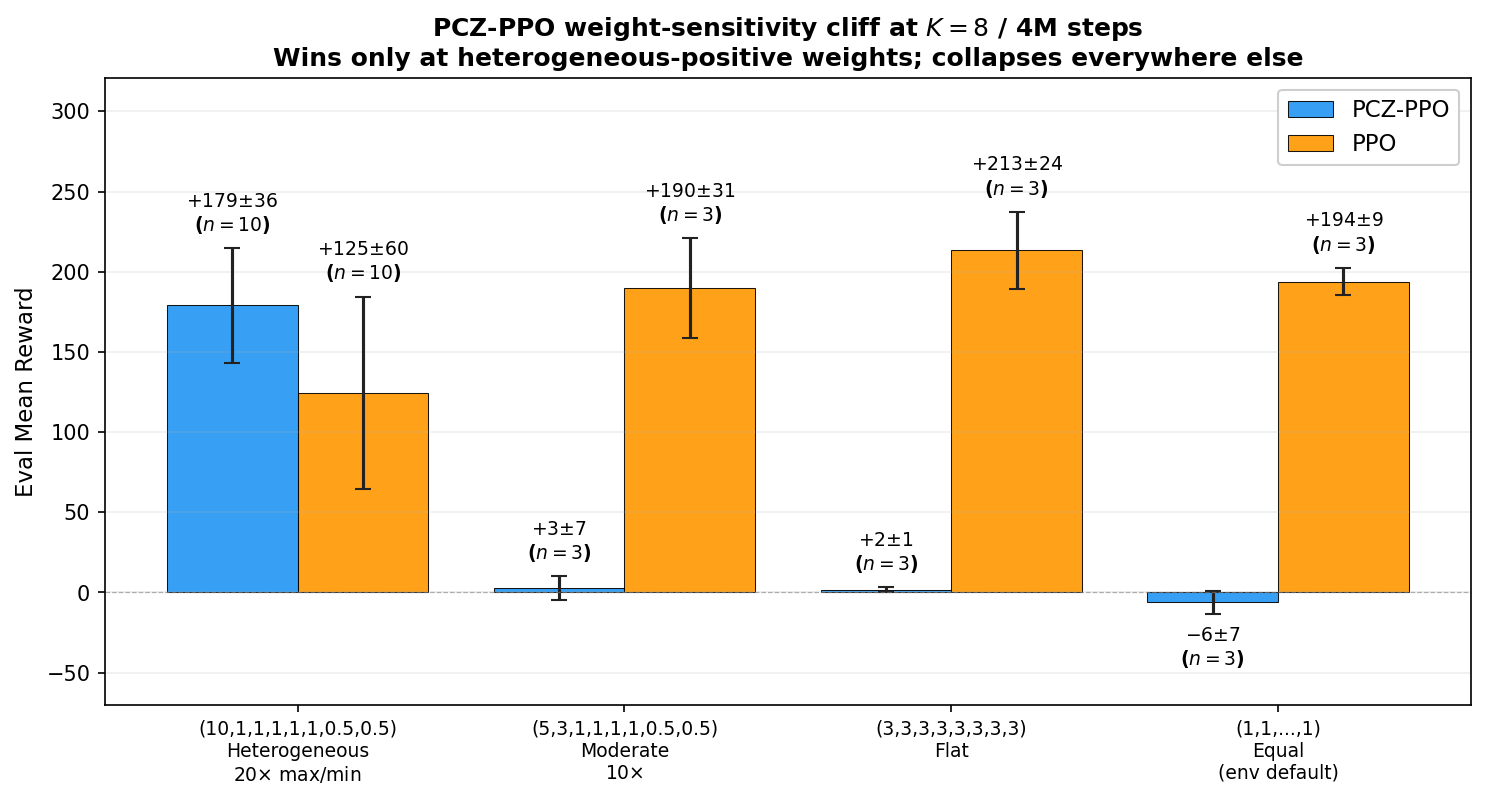

The Python source for this figure:
"""Generate weight-sensitivity bar chart: K=8 / 4M cliff.

Single panel, LunarLander-K8 at 4M steps with cosine entropy schedule 0.1->0.01.
Four heterogeneity tiers ordered max-heterogeneous (left) to equal (right).

The visual story: PCZ-PPO wins at the most heterogeneous tier and *collapses to
near-zero* at every other tier — a cliff, not a slope.  Compare with PPO which
stays in the +125 to +214 range across all tiers.

The K=4 weight sensitivity (already in Table~\\ref{tab:weight_sensitivity})
shows a gentler version of the same pattern; we keep the K=8 panel here because
the cliff at long-horizon high-K is what the data actually shouts.

Reads results.csv via fig_data.

Usage:
    cd /workspace && uv run python artifacts/pcz-ppo/paper/fig_weight_sensitivity.py
"""

from __future__ import annotations

import argparse
import sys
from pathlib import Path

import matplotlib

matplotlib.use("Agg")
import matplotlib.pyplot as plt
import numpy as np

sys.path.insert(0, str(Path(__file__).parent))
from fig_data import load_results, query

INPUTS = ["../data/results.csv"]
OUTPUTS = ["fig_weight_sensitivity.pdf", "fig_weight_sensitivity.png"]

# K=8 weight tiers (LunarLander-K8 4M, cosine entropy)
TIERS = [
    {
        "label": "(10,1,1,1,1,1,0.5,0.5)",
        "tier": "Heterogeneous\n20$\\times$ max/min",
        "weights": "10.00,1.00,1.00,1.00,1.00,1.00,0.50,0.50",
        "exact": False,
    },
    {
        "label": "(5,3,1,1,1,1,0.5,0.5)",
        "tier": "Moderate\n10$\\times$",
        "weights": "5.00,3.00,1.00,1.00,1.00,1.00,0.50,0.50",
        "exact": False,
    },
    {
        "label": "(3,3,3,3,3,3,3,3)",
        "tier": "Flat",
        "weights": "3.00,3.00,3.00,3.00,3.00,3.00,3.00,3.00",
        "exact": False,
    },
    {"label": "(1,1,...,1)", "tier": "Equal\n(env default)", "weights": "", "exact": True},
]

PCZ_COLOR = "#2196F3"
PPO_COLOR = "#FF9800"


def _grab(rows, algo, weights, exact):
    if exact:
        matching = [
            r
            for r in rows
            if r["algorithm"] == algo
            and r["env"] == "lunarlander-k8"
            and r["total_timesteps"] == "4000000"
            and r.get("component_weights", "") == weights
            and r.get("ent_coef_schedule", "") == "0.1:0.01"
            and r.get("eval_mean")
        ]
        matching.sort(key=lambda r: r.get("date", ""))
        by_seed: dict = {}
        for r in matching:
            by_seed[r["seed"]] = r
        vals = [float(r["eval_mean"]) for r in by_seed.values()]
    else:
        q = query(
            rows,
            algorithm=algo,
            env="lunarlander-k8",
            total_timesteps=4_000_000,
            weights=weights,
            ent_coef_schedule="0.1:0.01",
        )
        vals = [float(r["eval_mean"]) for r in q["runs"]] if q["seeds"] > 0 else []
    if not vals:
        return 0.0, 0.0, 0
    arr = np.asarray(vals, dtype=float)
    ddof = 1 if len(arr) > 1 else 0
    return float(arr.mean()), float(arr.std(ddof=ddof)), len(arr)


def main():
    parser = argparse.ArgumentParser()
    parser.add_argument("--output", default=str(Path(__file__).parent / "fig_weight_sensitivity.pdf"))
    args = parser.parse_args()

    rows = load_results()

    pcz_means, pcz_stds, pcz_n = [], [], []
    ppo_means, ppo_stds, ppo_n = [], [], []
    for tier in TIERS:
        m, s, n = _grab(rows, "torchrl-pcz-ppo-running", tier["weights"], tier["exact"])
        pcz_means.append(m)
        pcz_stds.append(s)
        pcz_n.append(n)
        m, s, n = _grab(rows, "torchrl-ppo", tier["weights"], tier["exact"])
        ppo_means.append(m)
        ppo_stds.append(s)
        ppo_n.append(n)

    _, ax = plt.subplots(figsize=(10, 5.5))
    x = np.arange(len(TIERS))
    w = 0.4

    ax.bar(
        x - w / 2,
        pcz_means,
        w,
        yerr=pcz_stds,
        color=PCZ_COLOR,
        capsize=4,
        edgecolor="black",
        linewidth=0.5,
        label="PCZ-PPO",
        alpha=0.9,
        ecolor="#222",
    )
    ax.bar(
        x + w / 2,
        ppo_means,
        w,
        yerr=ppo_stds,
        color=PPO_COLOR,
        capsize=4,
        edgecolor="black",
        linewidth=0.5,
        label="PPO",
        alpha=0.9,
        ecolor="#222",
    )

    # Compute headroom for label placement
    ymax = max(max(pcz_means) + max(pcz_stds), max(ppo_means) + max(ppo_stds))
    ymin = min(min(pcz_means) - max(pcz_stds), min(ppo_means) - max(ppo_stds), 0)
    pad = (ymax - ymin) * 0.06

    # Labels above/below bars (fig_ablation style): never inside, never clipped.
    for i in range(len(TIERS)):
        for offset, m, s, n in [
            (-w / 2, pcz_means[i], pcz_stds[i], pcz_n[i]),
            (+w / 2, ppo_means[i], ppo_stds[i], ppo_n[i]),
        ]:
            if n == 0:
                continue
            if m >= 0:
                ypos = m + s + pad * 0.4
                va = "bottom"
            else:
                ypos = m - s - pad * 0.4
                va = "top"
            ax.text(
                i + offset,
                ypos,
                f"${m:+.0f}{{\\pm}}{s:.0f}$\n($n{{=}}{n}$)",
                ha="center",
                va=va,
                fontsize=9,
                fontweight="bold",
            )

    # Two-row x-axis labels: weights vector + heterogeneity tier name
    ax.set_xticks(x)
    ax.set_xticklabels([f"{t['label']}\n{t['tier']}" for t in TIERS], fontsize=9)
    ax.axhline(y=0, color="gray", linestyle="--", linewidth=0.6, alpha=0.6)
    ax.set_ylabel("Eval Mean Reward", fontsize=11)
    ax.set_title(
        "PCZ-PPO weight-sensitivity cliff at $K{=}8$ / 4M steps\n"
        "Wins only at heterogeneous-positive weights; collapses everywhere else",
        fontsize=12,
        fontweight="bold",
    )
    ax.legend(loc="upper right", fontsize=11, framealpha=0.95)
    ax.grid(True, alpha=0.2, axis="y")

    # Add headroom for the labels above the tallest bar+std stack
    ax.set_ylim(bottom=ymin - pad * 1.5, top=ymax + pad * 2.5)

    plt.tight_layout()
    plt.savefig(args.output, dpi=300, bbox_inches="tight")
    plt.savefig(args.output.replace(".pdf", ".png"), dpi=150, bbox_inches="tight")
    print(f"Saved: {args.output}")


if __name__ == "__main__":
    main()
